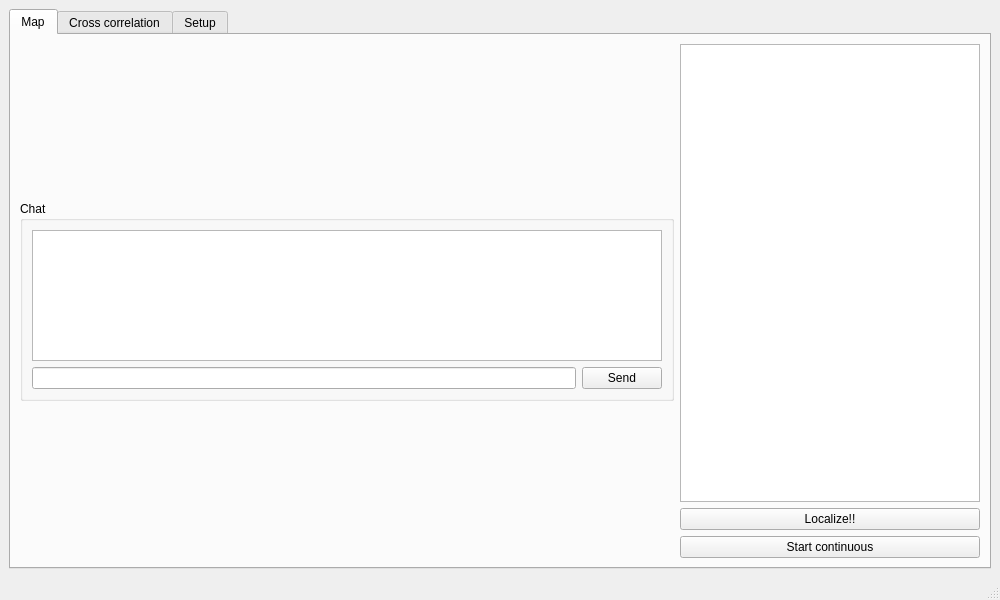
<?xml version="1.0" encoding="UTF-8"?>
<ui version="4.0">
 <class>UsrpSyncExample</class>
 <widget class="QMainWindow" name="UsrpSyncExample">
  <property name="geometry">
   <rect>
    <x>0</x>
    <y>0</y>
    <width>1000</width>
    <height>600</height>
   </rect>
  </property>
  <property name="minimumSize">
   <size>
    <width>0</width>
    <height>0</height>
   </size>
  </property>
  <property name="windowTitle">
   <string>USRP Sync Example</string>
  </property>
  <widget class="QWidget" name="centralwidget">
   <layout class="QVBoxLayout" name="verticalLayout_13">
    <item>
     <widget class="QTabWidget" name="tabWidget">
      <property name="currentIndex">
       <number>0</number>
      </property>
      <widget class="QWidget" name="tab_1">
       <attribute name="title">
        <string>Map</string>
       </attribute>
       <layout class="QGridLayout" name="gridLayout_7">
        <item row="2" column="1">
         <layout class="QVBoxLayout" name="verticalLayout_8">
          <item>
           <layout class="QVBoxLayout" name="verticalLayoutMap"/>
          </item>
          <item>
           <widget class="QGroupBox" name="groupBox_10">
            <property name="maximumSize">
             <size>
              <width>16777215</width>
              <height>200</height>
             </size>
            </property>
            <property name="title">
             <string>Chat</string>
            </property>
            <layout class="QVBoxLayout" name="verticalLayout_7">
             <item>
              <widget class="QTextEdit" name="textEdit">
               <property name="readOnly">
                <bool>true</bool>
               </property>
              </widget>
             </item>
             <item>
              <layout class="QHBoxLayout" name="horizontalLayout_4">
               <item>
                <widget class="QLineEdit" name="lineEdit"/>
               </item>
               <item>
                <widget class="QPushButton" name="pushButtonChat">
                 <property name="text">
                  <string>Send</string>
                 </property>
                </widget>
               </item>
              </layout>
             </item>
            </layout>
           </widget>
          </item>
         </layout>
        </item>
        <item row="2" column="2">
         <layout class="QVBoxLayout" name="verticalLayout_9">
          <item>
           <widget class="QTableView" name="tableViewReceiversPosition">
            <property name="sizePolicy">
             <sizepolicy hsizetype="Fixed" vsizetype="Expanding">
              <horstretch>0</horstretch>
              <verstretch>0</verstretch>
             </sizepolicy>
            </property>
            <property name="minimumSize">
             <size>
              <width>300</width>
              <height>0</height>
             </size>
            </property>
            <property name="maximumSize">
             <size>
              <width>300</width>
              <height>16777215</height>
             </size>
            </property>
            <attribute name="horizontalHeaderCascadingSectionResizes">
             <bool>true</bool>
            </attribute>
            <attribute name="horizontalHeaderDefaultSectionSize">
             <number>75</number>
            </attribute>
            <attribute name="horizontalHeaderHighlightSections">
             <bool>true</bool>
            </attribute>
            <attribute name="horizontalHeaderMinimumSectionSize">
             <number>60</number>
            </attribute>
            <attribute name="horizontalHeaderStretchLastSection">
             <bool>true</bool>
            </attribute>
            <attribute name="verticalHeaderStretchLastSection">
             <bool>false</bool>
            </attribute>
           </widget>
          </item>
          <item>
           <widget class="QPushButton" name="pushButtonLocalize">
            <property name="text">
             <string>Localize!!</string>
            </property>
           </widget>
          </item>
          <item>
           <widget class="QPushButton" name="pushButtonLocalizeContinuous">
            <property name="text">
             <string>Start continuous</string>
            </property>
           </widget>
          </item>
         </layout>
        </item>
       </layout>
      </widget>
      <widget class="QWidget" name="tab_2">
       <attribute name="title">
        <string>Cross correlation</string>
       </attribute>
       <layout class="QGridLayout" name="gridLayout_2">
        <item row="0" column="0">
         <layout class="QHBoxLayout" name="horizontalLayout_11">
          <item>
           <layout class="QVBoxLayout" name="verticalLayout_11">
            <item>
             <widget class="QGroupBox" name="groupBox">
              <property name="title">
               <string>Receiver 1</string>
              </property>
              <layout class="QVBoxLayout" name="verticalLayout_3">
               <item>
                <widget class="QwtPlot" name="qwtPlotReceiver1">
                 <property name="minimumSize">
                  <size>
                   <width>0</width>
                   <height>0</height>
                  </size>
                 </property>
                </widget>
               </item>
               <item>
                <widget class="Line" name="line_2">
                 <property name="orientation">
                  <enum>Qt::Horizontal</enum>
                 </property>
                </widget>
               </item>
               <item>
                <widget class="QGroupBox" name="groupBox_2">
                 <property name="title">
                  <string>Receiver 2</string>
                 </property>
                 <layout class="QVBoxLayout" name="verticalLayout_4">
                  <item>
                   <widget class="QwtPlot" name="qwtPlotReceiver2">
                    <property name="minimumSize">
                     <size>
                      <width>0</width>
                      <height>0</height>
                     </size>
                    </property>
                   </widget>
                  </item>
                 </layout>
                </widget>
               </item>
              </layout>
             </widget>
            </item>
           </layout>
          </item>
          <item>
           <widget class="Line" name="line">
            <property name="orientation">
             <enum>Qt::Vertical</enum>
            </property>
           </widget>
          </item>
          <item>
           <layout class="QVBoxLayout" name="verticalLayout_12">
            <item>
             <widget class="QGroupBox" name="groupBox_3">
              <property name="title">
               <string>Cross correlation</string>
              </property>
              <layout class="QVBoxLayout" name="verticalLayout">
               <item>
                <widget class="QwtPlot" name="qwtPlotCorrelation"/>
               </item>
              </layout>
             </widget>
            </item>
            <item>
             <widget class="Line" name="line_3">
              <property name="orientation">
               <enum>Qt::Horizontal</enum>
              </property>
             </widget>
            </item>
            <item>
             <widget class="QGroupBox" name="groupBox_11">
              <property name="title">
               <string>Delay history</string>
              </property>
              <layout class="QVBoxLayout" name="verticalLayout_14">
               <item>
                <widget class="QwtPlot" name="qwtPlotDelayHistory"/>
               </item>
              </layout>
             </widget>
            </item>
            <item>
             <widget class="Line" name="line_4">
              <property name="orientation">
               <enum>Qt::Horizontal</enum>
              </property>
             </widget>
            </item>
            <item>
             <widget class="QGroupBox" name="groupBox_4">
              <property name="sizePolicy">
               <sizepolicy hsizetype="Preferred" vsizetype="Preferred">
                <horstretch>0</horstretch>
                <verstretch>0</verstretch>
               </sizepolicy>
              </property>
              <property name="maximumSize">
               <size>
                <width>16777215</width>
                <height>150</height>
               </size>
              </property>
              <property name="title">
               <string/>
              </property>
              <property name="alignment">
               <set>Qt::AlignLeading|Qt::AlignLeft|Qt::AlignVCenter</set>
              </property>
              <layout class="QHBoxLayout" name="horizontalLayout_6">
               <property name="topMargin">
                <number>0</number>
               </property>
               <item>
                <layout class="QVBoxLayout" name="verticalLayout_10">
                 <item>
                  <widget class="QGroupBox" name="groupBox_9">
                   <property name="sizePolicy">
                    <sizepolicy hsizetype="Preferred" vsizetype="Fixed">
                     <horstretch>0</horstretch>
                     <verstretch>0</verstretch>
                    </sizepolicy>
                   </property>
                   <property name="title">
                    <string>Receiver 2</string>
                   </property>
                   <layout class="QVBoxLayout" name="verticalLayout_6">
                    <item>
                     <widget class="QComboBox" name="comboBoxReceiver2"/>
                    </item>
                   </layout>
                  </widget>
                 </item>
                 <item>
                  <widget class="QGroupBox" name="groupBox_8">
                   <property name="sizePolicy">
                    <sizepolicy hsizetype="Preferred" vsizetype="Fixed">
                     <horstretch>0</horstretch>
                     <verstretch>0</verstretch>
                    </sizepolicy>
                   </property>
                   <property name="title">
                    <string>Receiver 1</string>
                   </property>
                   <layout class="QVBoxLayout" name="verticalLayout_2">
                    <item>
                     <widget class="QComboBox" name="comboBoxReceiver1"/>
                    </item>
                   </layout>
                  </widget>
                 </item>
                </layout>
               </item>
               <item>
                <layout class="QVBoxLayout" name="verticalLayout_5">
                 <item>
                  <widget class="QPushButton" name="pushButtonRunReceivers">
                   <property name="text">
                    <string>Run</string>
                   </property>
                  </widget>
                 </item>
                 <item>
                  <widget class="QPushButton" name="pushButtonRunReceiversLoop">
                   <property name="text">
                    <string>Start Loop</string>
                   </property>
                  </widget>
                 </item>
                 <item>
                  <widget class="QPushButton" name="pushButtonStopReceiversLoop">
                   <property name="text">
                    <string>Stop Loop</string>
                   </property>
                  </widget>
                 </item>
                </layout>
               </item>
              </layout>
             </widget>
            </item>
           </layout>
          </item>
         </layout>
        </item>
       </layout>
      </widget>
      <widget class="QWidget" name="tab_3">
       <attribute name="title">
        <string>Setup</string>
       </attribute>
       <layout class="QGridLayout" name="gridLayout_5">
        <item row="0" column="0">
         <widget class="QSplitter" name="splitter">
          <property name="orientation">
           <enum>Qt::Horizontal</enum>
          </property>
          <widget class="QGroupBox" name="groupBox_5">
           <property name="title">
            <string>Receivers</string>
           </property>
           <layout class="QGridLayout" name="gridLayout_3">
            <item row="0" column="0">
             <widget class="QTableView" name="tableViewReceivers">
              <property name="autoFillBackground">
               <bool>false</bool>
              </property>
             </widget>
            </item>
           </layout>
          </widget>
          <widget class="QGroupBox" name="groupBox_6">
           <property name="title">
            <string>GUIs</string>
           </property>
           <layout class="QGridLayout" name="gridLayout_4">
            <item row="0" column="0">
             <widget class="QTableView" name="tableViewGuis">
              <property name="autoFillBackground">
               <bool>false</bool>
              </property>
             </widget>
            </item>
           </layout>
          </widget>
         </widget>
        </item>
        <item row="1" column="0">
         <widget class="QGroupBox" name="groupBox_7">
          <property name="maximumSize">
           <size>
            <width>16777215</width>
            <height>100</height>
           </size>
          </property>
          <property name="title">
           <string>Parameters</string>
          </property>
          <widget class="QWidget" name="layoutWidget">
           <property name="geometry">
            <rect>
             <x>22</x>
             <y>31</y>
             <width>847</width>
             <height>68</height>
            </rect>
           </property>
           <layout class="QHBoxLayout" name="horizontalLayout_3">
            <item>
             <layout class="QGridLayout" name="gridLayout">
              <item row="0" column="0">
               <layout class="QHBoxLayout" name="horizontalLayout">
                <item>
                 <widget class="QLabel" name="label_9">
                  <property name="sizePolicy">
                   <sizepolicy hsizetype="Preferred" vsizetype="Preferred">
                    <horstretch>0</horstretch>
                    <verstretch>0</verstretch>
                   </sizepolicy>
                  </property>
                  <property name="text">
                   <string>Frequency (MHz)</string>
                  </property>
                 </widget>
                </item>
                <item>
                 <widget class="QDoubleSpinBox" name="frequencySpin">
                  <property name="sizePolicy">
                   <sizepolicy hsizetype="Fixed" vsizetype="Fixed">
                    <horstretch>0</horstretch>
                    <verstretch>0</verstretch>
                   </sizepolicy>
                  </property>
                  <property name="keyboardTracking">
                   <bool>false</bool>
                  </property>
                  <property name="decimals">
                   <number>6</number>
                  </property>
                  <property name="maximum">
                   <double>999999999.000000000000000</double>
                  </property>
                 </widget>
                </item>
               </layout>
              </item>
              <item row="0" column="1">
               <layout class="QHBoxLayout" name="horizontalLayout_10">
                <item>
                 <widget class="QLabel" name="label_10">
                  <property name="text">
                   <string>LO Offset (MHz)</string>
                  </property>
                 </widget>
                </item>
                <item>
                 <widget class="QDoubleSpinBox" name="loOffsetSpin">
                  <property name="sizePolicy">
                   <sizepolicy hsizetype="Fixed" vsizetype="Fixed">
                    <horstretch>0</horstretch>
                    <verstretch>0</verstretch>
                   </sizepolicy>
                  </property>
                  <property name="keyboardTracking">
                   <bool>false</bool>
                  </property>
                  <property name="decimals">
                   <number>6</number>
                  </property>
                  <property name="maximum">
                   <double>999999999.000000000000000</double>
                  </property>
                 </widget>
                </item>
               </layout>
              </item>
              <item row="1" column="0">
               <layout class="QHBoxLayout" name="horizontalLayout_2">
                <item>
                 <widget class="QLabel" name="label_5">
                  <property name="text">
                   <string>Bandwidth (MHz)</string>
                  </property>
                 </widget>
                </item>
                <item>
                 <widget class="QDoubleSpinBox" name="bwSpin">
                  <property name="sizePolicy">
                   <sizepolicy hsizetype="Fixed" vsizetype="Fixed">
                    <horstretch>0</horstretch>
                    <verstretch>0</verstretch>
                   </sizepolicy>
                  </property>
                  <property name="keyboardTracking">
                   <bool>false</bool>
                  </property>
                  <property name="decimals">
                   <number>6</number>
                  </property>
                  <property name="maximum">
                   <double>999999999.000000000000000</double>
                  </property>
                 </widget>
                </item>
               </layout>
              </item>
              <item row="1" column="1">
               <layout class="QHBoxLayout" name="horizontalLayout_7">
                <item>
                 <widget class="QLabel" name="label_7">
                  <property name="text">
                   <string>Sampling rate (MHz)</string>
                  </property>
                 </widget>
                </item>
                <item>
                 <widget class="QDoubleSpinBox" name="sampRateSpin">
                  <property name="sizePolicy">
                   <sizepolicy hsizetype="Fixed" vsizetype="Fixed">
                    <horstretch>0</horstretch>
                    <verstretch>0</verstretch>
                   </sizepolicy>
                  </property>
                  <property name="keyboardTracking">
                   <bool>false</bool>
                  </property>
                  <property name="decimals">
                   <number>6</number>
                  </property>
                  <property name="maximum">
                   <double>999999999.000000000000000</double>
                  </property>
                 </widget>
                </item>
               </layout>
              </item>
              <item row="1" column="2">
               <layout class="QHBoxLayout" name="horizontalLayout_8">
                <item>
                 <widget class="QLabel" name="label_8">
                  <property name="text">
                   <string>Samples to receive</string>
                  </property>
                 </widget>
                </item>
                <item>
                 <widget class="QSpinBox" name="samplesToReceiveSpin">
                  <property name="sizePolicy">
                   <sizepolicy hsizetype="Fixed" vsizetype="Fixed">
                    <horstretch>0</horstretch>
                    <verstretch>0</verstretch>
                   </sizepolicy>
                  </property>
                  <property name="keyboardTracking">
                   <bool>false</bool>
                  </property>
                  <property name="maximum">
                   <number>999999999</number>
                  </property>
                 </widget>
                </item>
               </layout>
              </item>
             </layout>
            </item>
            <item>
             <spacer name="horizontalSpacer">
              <property name="orientation">
               <enum>Qt::Horizontal</enum>
              </property>
              <property name="sizeHint" stdset="0">
               <size>
                <width>40</width>
                <height>20</height>
               </size>
              </property>
             </spacer>
            </item>
            <item>
             <widget class="QPushButton" name="pushButtonUpdate">
              <property name="text">
               <string>Update</string>
              </property>
             </widget>
            </item>
           </layout>
          </widget>
         </widget>
        </item>
       </layout>
      </widget>
     </widget>
    </item>
   </layout>
  </widget>
  <widget class="QMenuBar" name="menubar">
   <property name="geometry">
    <rect>
     <x>0</x>
     <y>0</y>
     <width>1000</width>
     <height>27</height>
    </rect>
   </property>
  </widget>
  <widget class="QStatusBar" name="statusbar"/>
 </widget>
 <customwidgets>
  <customwidget>
   <class>QwtPlot</class>
   <extends>QFrame</extends>
   <header>PyQt4.Qwt5.Qwt</header>
  </customwidget>
 </customwidgets>
 <resources/>
 <connections/>
</ui>
